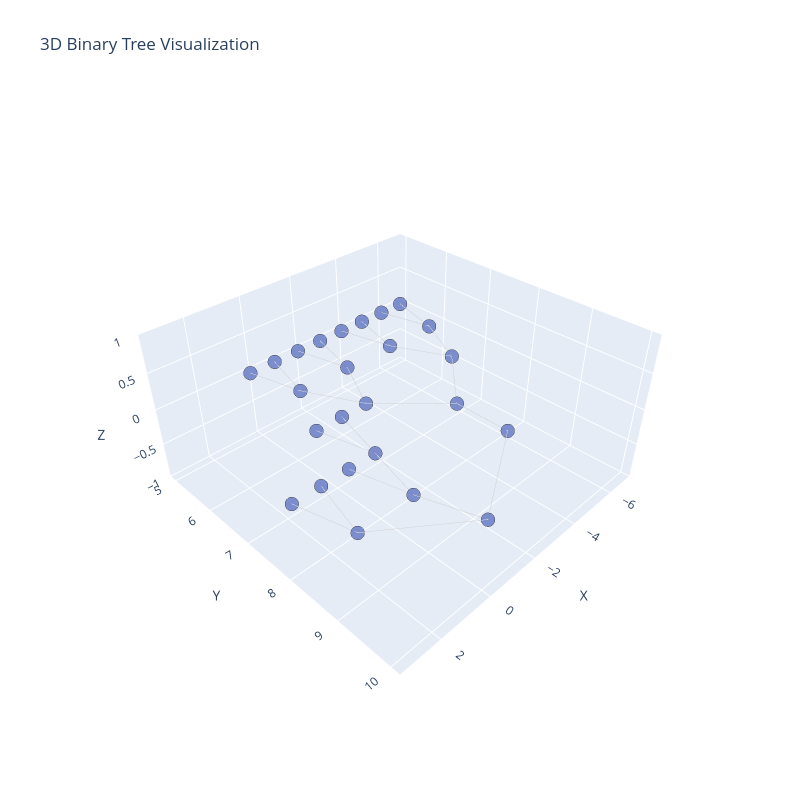

The notebook cell this image was saved under:
### Code cell
import igraph
from igraph import Graph, EdgeSeq
import plotly.graph_objects as go

# Create a binary tree
nr_vertices = 25
v_label = list(map(str, range(nr_vertices)))
G = Graph.Tree(nr_vertices, 2)  # 2 stands for children number

# Get layout for a tree in 2D
lay = G.layout('rt')

# Prepare positions
position = {k: lay[k] for k in range(nr_vertices)}
Y = [lay[k][1] for k in range(nr_vertices)]
M = max(Y)

# Extract edges
es = EdgeSeq(G)  # sequence of edges
E = [e.tuple for e in G.es]  # list of edges

# Prepare coordinates for nodes and edges
L = len(position)
Xn = [position[k][0] for k in range(L)]
Yn = [2 * M - position[k][1] for k in range(L)]
Zn = [0 for _ in range(L)]  # z-coordinate for nodes (flat at z=0)

Xe = []
Ye = []
Ze = []  # z-coordinate for edges
for edge in E:
    Xe += [position[edge[0]][0], position[edge[1]][0], None]
    Ye += [2 * M - position[edge[0]][1], 2 * M - position[edge[1]][1], None]
    Ze += [0, 0, None]  # keep edge lines flat at z=0

# Create Plotly Figure
fig = go.Figure()

# Add edges
fig.add_trace(go.Scatter3d(
    x=Xe,
    y=Ye,
    z=Ze,
    mode='lines',
    line=dict(color='rgb(210,210,210)', width=1),
    hoverinfo='none'
))

# Add nodes
fig.add_trace(go.Scatter3d(
    x=Xn,
    y=Yn,
    z=Zn,
    mode='markers',
    name='Nodes',
    marker=dict(
        symbol='circle',  # Change to a valid symbol
        size=8,
        color='#6175c1',
        line=dict(color='rgb(50,50,50)', width=1)
    ),
    text=v_label,
    hoverinfo='text',
    opacity=0.8
))

# Layout settings for 3D visualization
fig.update_layout(
    title='3D Binary Tree Visualization',
    scene=dict(
        xaxis=dict(title='X'),
        yaxis=dict(title='Y'),
        zaxis=dict(title='Z'),
        aspectmode='manual',
        aspectratio=dict(x=1, y=1, z=0.5)  # Adjust for better view
    ),
    showlegend=False,
    width=800,
    height=800
)

# Show the figure
fig.show()

### Figure 1 — Plotly figure (JSON) as saved in the notebook; plotly's stock layout.template omitted (floating-point values rounded to 4 significant figures)
{"data": [{"hoverinfo": "none", "line": {"color": "rgb(210,210,210)", "width": 1}, "mode": "lines", "type": "scatter3d", "x": [-3.333, -3.333, null, -3.333, 0, null, -3.333, -5.333, null, -3.333, -1.333, null, 0, 0.6667, null, 0, 2.667, null, -5.333, -6.333, null, -5.333, -4.333, null, -1.333, -2.333, null, -1.333, -0.3333, null, 0.6667, 0.1667, null, 0.6667, 1.167, null, 2.667, 2.167, null, 2.667, 3.167, null, -6.333, -6.833, null, -6.333, -5.833, null, -4.333, -4.833, null, -4.333, -3.833, null, -2.333, -2.833, null, -2.333, -1.833, null, -0.3333, -0.8333, null, -0.3333, 0.1667, null, 0.1667, -0.3333, null, 0.1667, 0.6667, null], "y": [9, 8, null, 9, 10, null, 8, 7, null, 8, 7, null, 10, 9, null, 10, 9, null, 7, 6, null, 7, 6, null, 7, 6, null, 7, 6, null, 9, 8, null, 9, 8, null, 9, 8, null, 9, 8, null, 6, 5, null, 6, 5, null, 6, 5, null, 6, 5, null, 6, 5, null, 6, 5, null, 6, 5, null, 6, 5, null, 8, 7, null, 8, 7, null], "z": [0, 0, null, 0, 0, null, 0, 0, null, 0, 0, null, 0, 0, null, 0, 0, null, 0, 0, null, 0, 0, null, 0, 0, null, 0, 0, null, 0, 0, null, 0, 0, null, 0, 0, null, 0, 0, null, 0, 0, null, 0, 0, null, 0, 0, null, 0, 0, null, 0, 0, null, 0, 0, null, 0, 0, null, 0, 0, null, 0, 0, null, 0, 0, null]}, {"hoverinfo": "text", "marker": {"color": "#6175c1", "line": {"color": "rgb(50,50,50)", "width": 1}, "size": 8, "symbol": "circle"}, "mode": "markers", "name": "Nodes", "opacity": 0.8, "text": ["0", "1", "2", "3", "4", "5", "6", "7", "8", "9", "10", "11", "12", "13", "14", "15", "16", "17", "18", "19", "20", "21", "22", "23", "24"], "type": "scatter3d", "x": [-3.333, -3.333, 0, -5.333, -1.333, 0.6667, 2.667, -6.333, -4.333, -2.333, -0.3333, 0.1667, 1.167, 2.167, 3.167, -6.833, -5.833, -4.833, -3.833, -2.833, -1.833, -0.8333, 0.1667, -0.3333, 0.6667], "y": [9, 8, 10, 7, 7, 9, 9, 6, 6, 6, 6, 8, 8, 8, 8, 5, 5, 5, 5, 5, 5, 5, 5, 7, 7], "z": [0, 0, 0, 0, 0, 0, 0, 0, 0, 0, 0, 0, 0, 0, 0, 0, 0, 0, 0, 0, 0, 0, 0, 0, 0]}], "layout": {"height": 800, "scene": {"aspectmode": "manual", "aspectratio": {"x": 1, "y": 1, "z": 0.5}, "xaxis": {"title": {"text": "X"}}, "yaxis": {"title": {"text": "Y"}}, "zaxis": {"title": {"text": "Z"}}}, "showlegend": false, "title": {"text": "3D Binary Tree Visualization"}, "width": 800}}
